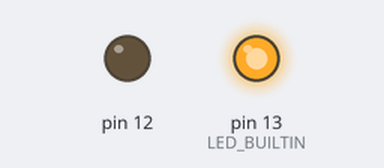
Simulated run of this sketch. Board: Arduino Uno, built with avr-gcc and run on an emulated ATmega328P. On the bench: output pins drawn as LEDs (lit = HIGH).

Above: at 0.5 s.
At 2.2 s:
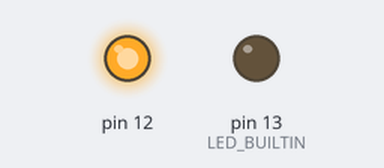
At 4.5 s:
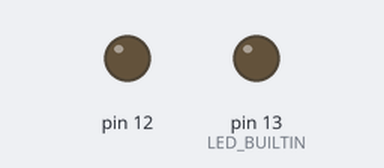
Timing chart, 0 to 6.9 s (numbered marks = the images above):
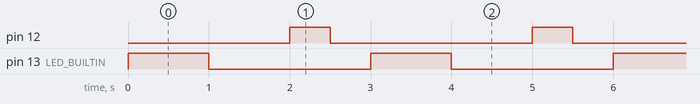

The sketch:

code.ino
```cpp
// C++ code
//
void setup()
{
  pinMode(LED_BUILTIN, OUTPUT);
  pinMode(12, OUTPUT);
}

void loop()
{
  digitalWrite(LED_BUILTIN, HIGH);
  delay(1000); // Wait for 1000 millisecond(s)
  digitalWrite(LED_BUILTIN, LOW);
  delay(1000); // Wait for 1000 millisecond(s)
  digitalWrite(12, HIGH);
  delay(500);
  digitalWrite(12, LOW);
  delay(500);
}
```

Measured:
- by itself, pin 12: alternates HIGH for 0.50 s and LOW for 2.5 s
- by itself, pin 13 (LED_BUILTIN): alternates HIGH for 1.0 s and LOW for 2.0 s
- by itself, everything shown: repeats every 3.0 s, in 4 steps
